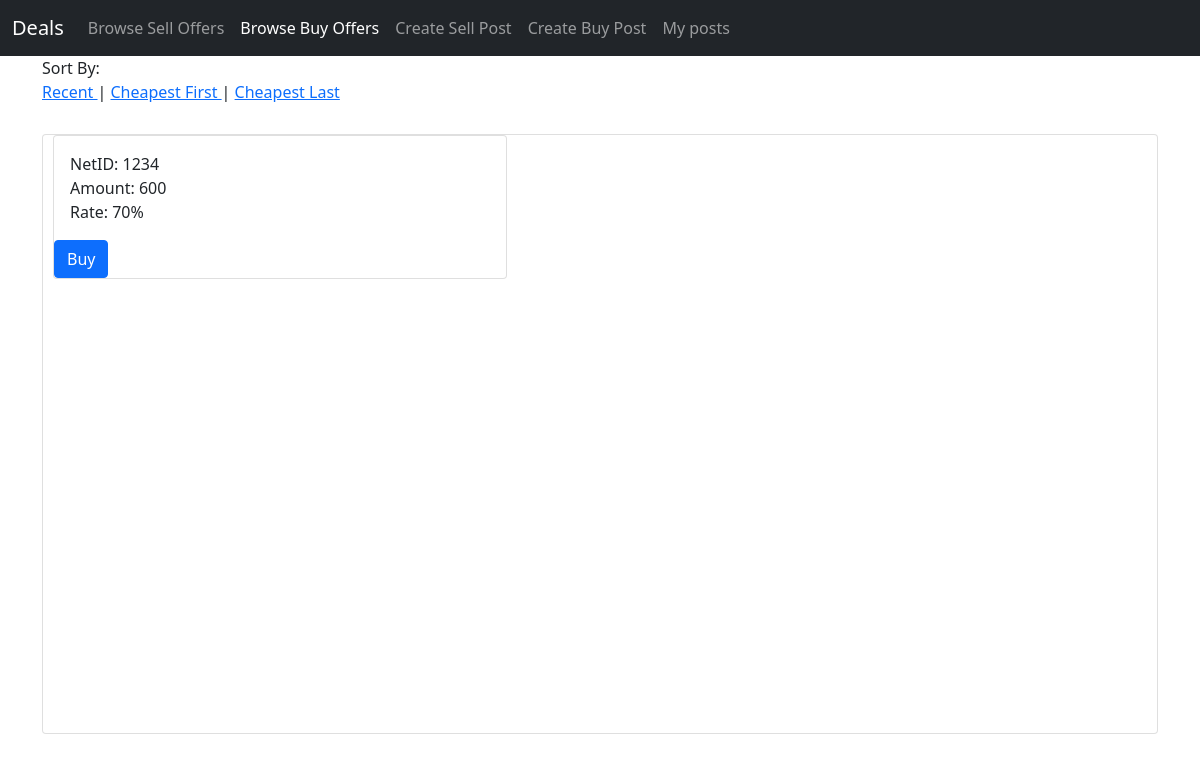
Before: /market/buy (signed in) with the older database file.
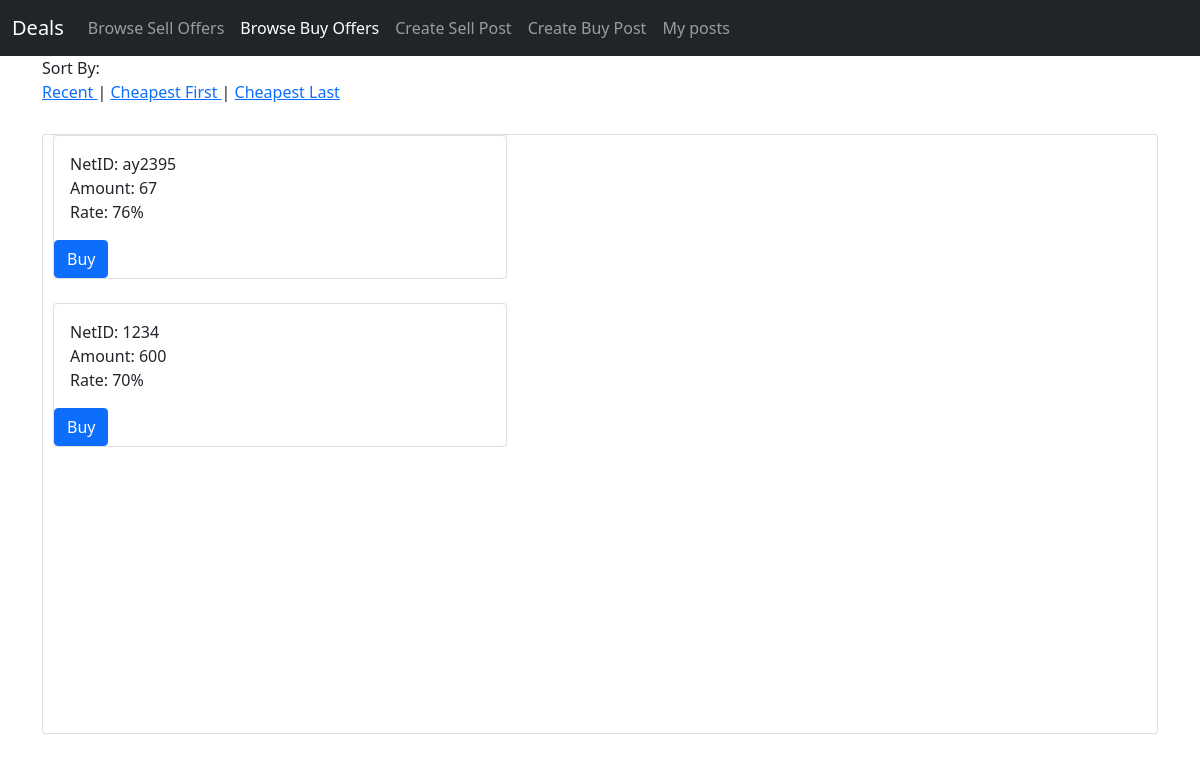
After: the same page with the newer database file.
### tables this page shows
CREATE TABLE buy_posts (
                                            post_id integer PRIMARY KEY AUTOINCREMENT,
                                            net_id text,
                                            amount text,
                                            rate text
                                        );

### app.py (the view)
@app.route('/market/buy')
def market_buy():
    sort = request.args.get('sort')
    buy_posts = getBuyPosts(sort)
    if not session.get("netId"):
        return redirect('./')
    username = session.get('netId')
    password = session.get('password')
    if buy_posts is None:
        buy_posts = []
    if login(username, password):
        return render_template("posts/browse_buy.html", buy_posts=buy_posts)
    else:
        return redirect('./')

### database.py (called while the page is built)
def open():
    global database
    global database_cursor
    database = sqlite3.connect("maindb.db", uri=True, check_same_thread=False)
    database_cursor = database.cursor()

def close():
    database_cursor.close()

def login(netid, password):
    open()
    database_cursor.execute("SELECT * FROM users WHERE net_id =? and password=?", (netid, password))
    user = database_cursor.fetchall()
    close()
    if user is None or len(user) <= 0:
        return False  # the user is not registered
    else:
        return True  # the user logged in successfully

def getBuyPosts(sort):
    open()
    if sort == "cheap_first":
        return database_cursor.execute("SELECT * FROM buy_posts ORDER BY rate ASC").fetchall()
    elif sort == "cheap_last":
        return database_cursor.execute("SELECT * FROM buy_posts ORDER BY rate DESC").fetchall()
    else:
        return database_cursor.execute("SELECT * FROM buy_posts ORDER BY post_id DESC").fetchall()

### templates/posts/browse_buy.html (shortened to what this page needs)
<!DOCTYPE html>
    <link href="https://cdn.jsdelivr.net/npm/bootstrap@5.0.2/dist/css/bootstrap.min.css" rel="stylesheet">
<body >
  <nav class="navbar navbar-expand-lg navbar-dark bg-dark">
    <div class="container-fluid">
      <a class="navbar-brand" href="/market/buy">Deals</a>
      <div class="collapse navbar-collapse" id="navbarSupportedContent">
        <ul class="navbar-nav me-auto mb-2 mb-lg-0">
            <li class="nav-item">
            <a class="nav-link " aria-current="page" href="/market/sell">Browse Sell Offers</a>
          </li>
             <li class="nav-item">
            <a class="nav-link active" aria-current="page" href="/market/buy">Browse Buy Offers</a>
          </li>
            <li class="nav-item">
            <a class="nav-link " aria-current="page" href="/create/sell">Create Sell Post</a>
          </li>
          <li class="nav-item">
            <a class="nav-link" aria-current="page" href="/create/buy">Create Buy Post</a>
          </li>
          <li class="nav-item">
            <a class="nav-link" aria-current="page" href="/my_posts">My posts</a>
          </li>
        </ul>
      </div>
    </div>
  </nav>
    <div class="container" >
        Sort By: </br><a href="/market/buy?sort=recent">Recent </a>|
        <a href="/market/buy?sort=cheap_first"> Cheapest First </a>|
        <a href="/market/buy?sort=cheap_last"> Cheapest Last</a>
      <div class="card" style="margin-top: 30px; height:600px;">
                {% for post in buy_posts %}
                <div class="postcontainer col-5" style="padding-left:10px" postid='post3456'>
                <div class="card">
                    <div class="card-body">
                        <div class="text">NetID: {{ post[1] }}</div>
                        <div class="text">Amount: {{ post[2] }}</div>
                        <div class="text">Rate: {{ post[3] }}%</div>
                    </div>
                    <div class="form-group">
                        <a class="btn btn-primary" href ="mailto:{{post[1]}}@nyu.edu?subject=[DealAD] I will buy your falcon dirhams&body=Hello, I would like to buy your falcon dirham. Is it still available.">Buy</a>
                </div>
                </div>
                </div>
          {% endfor %}
      </div>
</div>
</body>
</html>

Changed rows visible on the page:
added buy_posts: net "ay2395", amount "67", rate "76"
